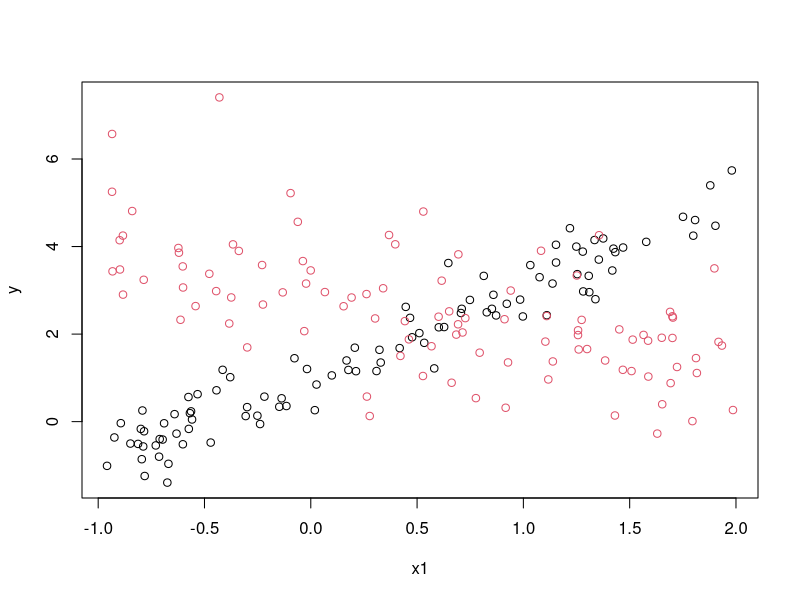
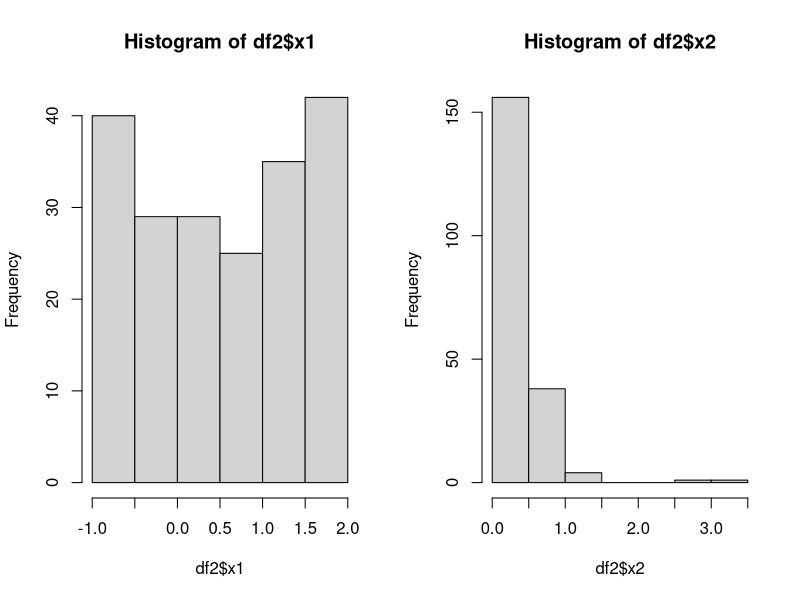
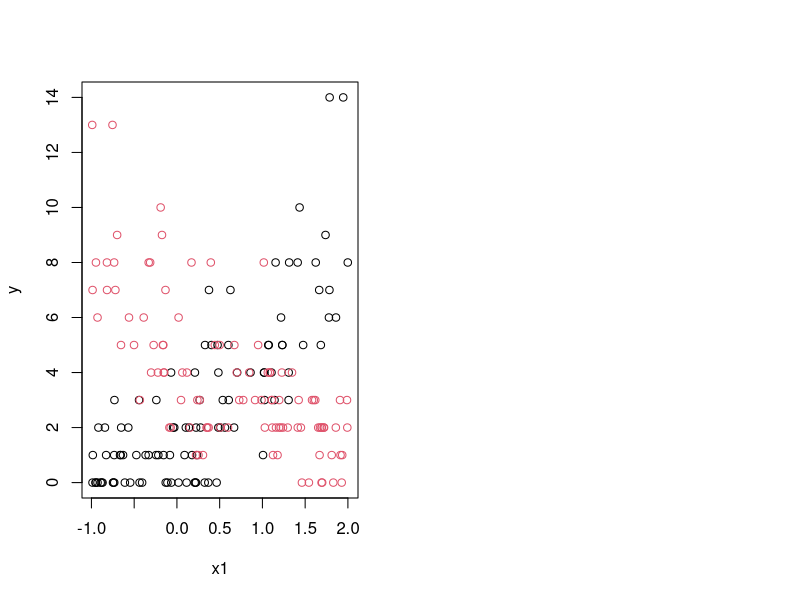

R code for these plots, in order:
library(flexmix)


### Name: ExLinear
### Title: Artificial Data from a Generalized Linear Regression Mixture
### Aliases: ExLinear
### Keywords: datasets

### ** Examples

## simple example in 2d
beta <- matrix(c(1, 2, 3, -1), ncol = 2)
sigma <- c(.5, 1)
df1 <- ExLinear(beta, 100, sd = sigma, min = -1, max = 2)
plot(y~x1, df1, col = attr(df1, "clusters"))

## add a second explanatory variable with exponential distribution
beta2 <- rbind(beta, c(-2, 2))
df2 <-  ExLinear(beta2, 100, sd = c(.5, 1),
                 xdist = c("runif", "rexp"),
                 xdist.args = list(list(min = -1, max = 2),
                                   list(rate = 3)))

summary(df2)

opar = par("mfrow")
par(mfrow = 1:2)
hist(df2$x1)
hist(df2$x2)
par(opar)

f1 <- flexmix(y ~ ., data = df2, k = 2)

## sort components on Intercept
f1 <- relabel(f1, "model", "Intercept")

## the parameters should be close to the true beta and sigma
round(parameters(f1), 3)
rbind(beta2, sigma)

### A simple Poisson GLM
df3 <- ExLinear(beta/2, 100, min = -1, max = 2, family = "poisson")
plot(y ~ x1, df3, col = attr(df3, "clusters"))

f3 <- flexmix(y ~ ., data = df3, k = 2,
              model = FLXMRglm(family = "poisson"))
round(parameters(relabel(f3, "model", "Intercept")), 3)
beta/2
